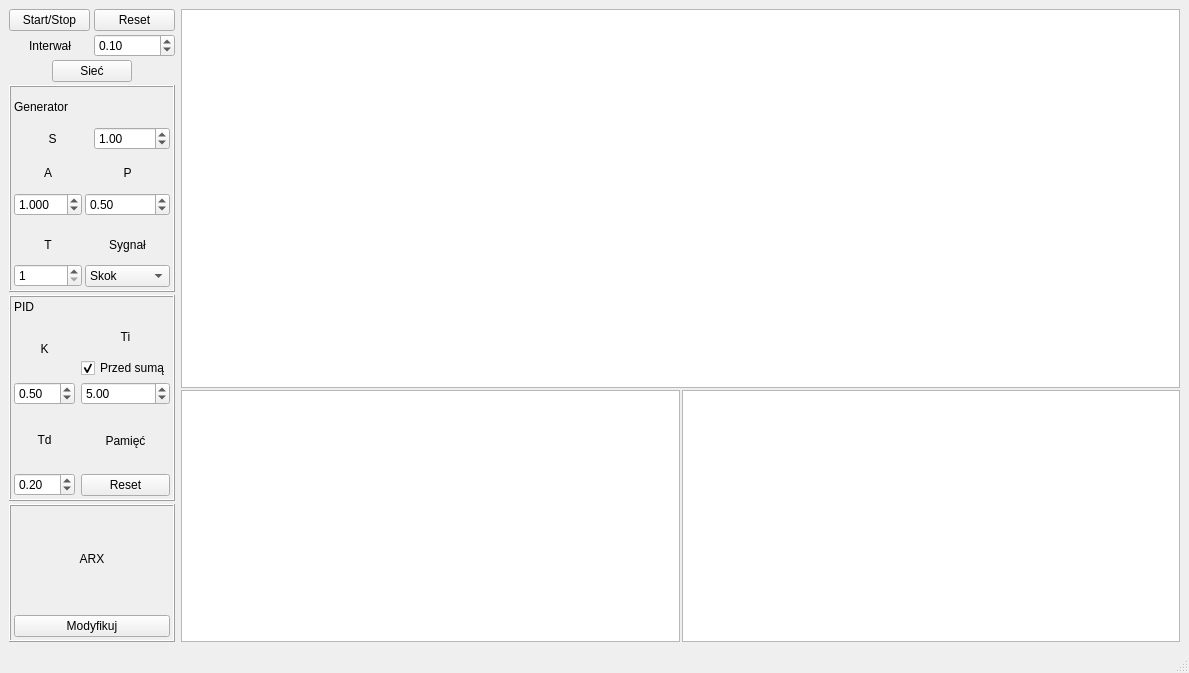
<?xml version="1.0" encoding="UTF-8"?>
<ui version="4.0">
 <class>MainWindow</class>
 <widget class="QMainWindow" name="MainWindow">
  <property name="geometry">
   <rect>
    <x>0</x>
    <y>0</y>
    <width>1189</width>
    <height>673</height>
   </rect>
  </property>
  <property name="windowTitle">
   <string>SUAR</string>
  </property>
  <widget class="QWidget" name="centralwidget">
   <layout class="QGridLayout" name="gridLayout_6">
    <item row="0" column="0">
     <layout class="QVBoxLayout" name="verticalLayout_15" stretch="1,3,3,2">
      <property name="spacing">
       <number>3</number>
      </property>
      <item>
       <layout class="QVBoxLayout" name="verticalLayout_16">
        <item>
         <layout class="QHBoxLayout" name="horizontalLayout_8">
          <property name="spacing">
           <number>4</number>
          </property>
          <item>
           <widget class="QPushButton" name="StartStop">
            <property name="text">
             <string>Start/Stop</string>
            </property>
           </widget>
          </item>
          <item>
           <widget class="QPushButton" name="Reset">
            <property name="text">
             <string>Reset</string>
            </property>
           </widget>
          </item>
         </layout>
        </item>
        <item>
         <layout class="QHBoxLayout" name="horizontalLayout_4">
          <item>
           <widget class="QLabel" name="label_2">
            <property name="text">
             <string>Interwał</string>
            </property>
            <property name="alignment">
             <set>Qt::AlignmentFlag::AlignCenter</set>
            </property>
           </widget>
          </item>
          <item>
           <widget class="QDoubleSpinBox" name="Spbox_inter">
            <property name="minimum">
             <double>0.050000000000000</double>
            </property>
            <property name="singleStep">
             <double>0.050000000000000</double>
            </property>
            <property name="value">
             <double>0.100000000000000</double>
            </property>
           </widget>
          </item>
         </layout>
        </item>
        <item>
         <layout class="QHBoxLayout" name="horizontalLayout">
          <item>
           <widget class="QLabel" name="lampkaWyrabiania">
            <property name="text">
             <string/>
            </property>
           </widget>
          </item>
          <item>
           <widget class="QPushButton" name="btnNetwork">
            <property name="text">
             <string>Sieć</string>
            </property>
           </widget>
          </item>
          <item>
           <layout class="QGridLayout" name="gridLayout_5">
            <item row="0" column="0">
             <widget class="QLabel" name="label_13">
              <property name="text">
               <string/>
              </property>
             </widget>
            </item>
            <item row="0" column="1">
             <widget class="QLabel" name="lblSiec">
              <property name="text">
               <string/>
              </property>
             </widget>
            </item>
           </layout>
          </item>
         </layout>
        </item>
       </layout>
      </item>
      <item>
       <widget class="QFrame" name="frame">
        <property name="frameShape">
         <enum>QFrame::Shape::Box</enum>
        </property>
        <property name="frameShadow">
         <enum>QFrame::Shadow::Raised</enum>
        </property>
        <layout class="QHBoxLayout" name="horizontalLayout_7">
         <property name="spacing">
          <number>3</number>
         </property>
         <property name="leftMargin">
          <number>3</number>
         </property>
         <property name="topMargin">
          <number>3</number>
         </property>
         <property name="rightMargin">
          <number>3</number>
         </property>
         <property name="bottomMargin">
          <number>3</number>
         </property>
         <item>
          <layout class="QVBoxLayout" name="verticalLayout_12" stretch="1,2,4">
           <item>
            <widget class="QLabel" name="label">
             <property name="text">
              <string>Generator</string>
             </property>
            </widget>
           </item>
           <item>
            <layout class="QHBoxLayout" name="horizontalLayout_2">
             <item>
              <widget class="QLabel" name="label_12">
               <property name="text">
                <string>S</string>
               </property>
               <property name="alignment">
                <set>Qt::AlignmentFlag::AlignCenter</set>
               </property>
              </widget>
             </item>
             <item>
              <widget class="QDoubleSpinBox" name="ustaw_S">
               <property name="minimum">
                <double>-100.000000000000000</double>
               </property>
               <property name="singleStep">
                <double>0.100000000000000</double>
               </property>
               <property name="value">
                <double>1.000000000000000</double>
               </property>
              </widget>
             </item>
            </layout>
           </item>
           <item>
            <layout class="QGridLayout" name="gridLayout">
             <property name="verticalSpacing">
              <number>9</number>
             </property>
             <item row="1" column="0">
              <layout class="QVBoxLayout" name="verticalLayout_9">
               <item>
                <widget class="QLabel" name="label_5">
                 <property name="text">
                  <string>T</string>
                 </property>
                 <property name="alignment">
                  <set>Qt::AlignmentFlag::AlignCenter</set>
                 </property>
                </widget>
               </item>
               <item>
                <widget class="QSpinBox" name="ustawT">
                 <property name="minimum">
                  <number>1</number>
                 </property>
                 <property name="value">
                  <number>1</number>
                 </property>
                </widget>
               </item>
              </layout>
             </item>
             <item row="1" column="1">
              <layout class="QVBoxLayout" name="verticalLayout_8">
               <item>
                <widget class="QLabel" name="label_6">
                 <property name="text">
                  <string>Sygnał</string>
                 </property>
                 <property name="alignment">
                  <set>Qt::AlignmentFlag::AlignCenter</set>
                 </property>
                </widget>
               </item>
               <item>
                <widget class="QComboBox" name="Sygnal">
                 <item>
                  <property name="text">
                   <string>Skok</string>
                  </property>
                 </item>
                 <item>
                  <property name="text">
                   <string>Pros</string>
                  </property>
                 </item>
                 <item>
                  <property name="text">
                   <string>Sinusoida</string>
                  </property>
                 </item>
                </widget>
               </item>
              </layout>
             </item>
             <item row="0" column="0">
              <layout class="QVBoxLayout" name="verticalLayout_11">
               <item>
                <widget class="QLabel" name="label_3">
                 <property name="text">
                  <string>A</string>
                 </property>
                 <property name="alignment">
                  <set>Qt::AlignmentFlag::AlignCenter</set>
                 </property>
                </widget>
               </item>
               <item>
                <widget class="QDoubleSpinBox" name="ustawA">
                 <property name="decimals">
                  <number>3</number>
                 </property>
                 <property name="minimum">
                  <double>-99.000000000000000</double>
                 </property>
                 <property name="singleStep">
                  <double>0.500000000000000</double>
                 </property>
                 <property name="value">
                  <double>1.000000000000000</double>
                 </property>
                </widget>
               </item>
              </layout>
             </item>
             <item row="0" column="1">
              <layout class="QVBoxLayout" name="verticalLayout_10">
               <item>
                <widget class="QLabel" name="label_4">
                 <property name="text">
                  <string>P</string>
                 </property>
                 <property name="alignment">
                  <set>Qt::AlignmentFlag::AlignCenter</set>
                 </property>
                </widget>
               </item>
               <item>
                <widget class="QDoubleSpinBox" name="ustawP">
                 <property name="maximum">
                  <double>1.000000000000000</double>
                 </property>
                 <property name="singleStep">
                  <double>0.100000000000000</double>
                 </property>
                 <property name="value">
                  <double>0.500000000000000</double>
                 </property>
                </widget>
               </item>
              </layout>
             </item>
            </layout>
           </item>
          </layout>
         </item>
        </layout>
       </widget>
      </item>
      <item>
       <widget class="QFrame" name="frame_2">
        <property name="frameShape">
         <enum>QFrame::Shape::Box</enum>
        </property>
        <property name="frameShadow">
         <enum>QFrame::Shadow::Raised</enum>
        </property>
        <layout class="QGridLayout" name="gridLayout_3">
         <property name="leftMargin">
          <number>3</number>
         </property>
         <property name="topMargin">
          <number>3</number>
         </property>
         <property name="rightMargin">
          <number>3</number>
         </property>
         <property name="bottomMargin">
          <number>3</number>
         </property>
         <item row="0" column="0">
          <layout class="QVBoxLayout" name="verticalLayout_13" stretch="0,4">
           <item>
            <widget class="QLabel" name="label_10">
             <property name="text">
              <string>PID</string>
             </property>
            </widget>
           </item>
           <item>
            <layout class="QGridLayout" name="gridLayout_2">
             <item row="0" column="0">
              <layout class="QVBoxLayout" name="verticalLayout_7">
               <property name="spacing">
                <number>4</number>
               </property>
               <item>
                <widget class="QLabel" name="label_11">
                 <property name="text">
                  <string>K</string>
                 </property>
                 <property name="alignment">
                  <set>Qt::AlignmentFlag::AlignCenter</set>
                 </property>
                </widget>
               </item>
               <item>
                <widget class="QDoubleSpinBox" name="ustawKpid">
                 <property name="singleStep">
                  <double>0.500000000000000</double>
                 </property>
                 <property name="value">
                  <double>0.500000000000000</double>
                 </property>
                </widget>
               </item>
              </layout>
             </item>
             <item row="1" column="0">
              <layout class="QVBoxLayout" name="verticalLayout_6">
               <property name="spacing">
                <number>4</number>
               </property>
               <item>
                <widget class="QLabel" name="label_7">
                 <property name="text">
                  <string>Td</string>
                 </property>
                 <property name="alignment">
                  <set>Qt::AlignmentFlag::AlignCenter</set>
                 </property>
                </widget>
               </item>
               <item>
                <widget class="QDoubleSpinBox" name="ustawTd">
                 <property name="singleStep">
                  <double>0.500000000000000</double>
                 </property>
                 <property name="value">
                  <double>0.200000000000000</double>
                 </property>
                </widget>
               </item>
              </layout>
             </item>
             <item row="0" column="1">
              <layout class="QVBoxLayout" name="verticalLayout_5">
               <property name="spacing">
                <number>4</number>
               </property>
               <item>
                <widget class="QLabel" name="label_8">
                 <property name="text">
                  <string>Ti</string>
                 </property>
                 <property name="alignment">
                  <set>Qt::AlignmentFlag::AlignCenter</set>
                 </property>
                </widget>
               </item>
               <item>
                <widget class="QCheckBox" name="chboxCalka">
                 <property name="text">
                  <string>Przed sumą</string>
                 </property>
                 <property name="checked">
                  <bool>true</bool>
                 </property>
                </widget>
               </item>
               <item>
                <widget class="QDoubleSpinBox" name="ustawTi">
                 <property name="singleStep">
                  <double>0.500000000000000</double>
                 </property>
                 <property name="value">
                  <double>5.000000000000000</double>
                 </property>
                </widget>
               </item>
              </layout>
             </item>
             <item row="1" column="1">
              <layout class="QVBoxLayout" name="verticalLayout_4">
               <property name="spacing">
                <number>4</number>
               </property>
               <item>
                <widget class="QLabel" name="label_9">
                 <property name="text">
                  <string>Pamięć</string>
                 </property>
                 <property name="alignment">
                  <set>Qt::AlignmentFlag::AlignCenter</set>
                 </property>
                </widget>
               </item>
               <item>
                <widget class="QPushButton" name="pidReset">
                 <property name="text">
                  <string>Reset</string>
                 </property>
                </widget>
               </item>
              </layout>
             </item>
            </layout>
           </item>
          </layout>
         </item>
        </layout>
       </widget>
      </item>
      <item>
       <widget class="QFrame" name="frame_3">
        <property name="frameShape">
         <enum>QFrame::Shape::Box</enum>
        </property>
        <property name="frameShadow">
         <enum>QFrame::Shadow::Raised</enum>
        </property>
        <layout class="QGridLayout" name="gridLayout_4">
         <property name="leftMargin">
          <number>3</number>
         </property>
         <property name="topMargin">
          <number>3</number>
         </property>
         <property name="rightMargin">
          <number>3</number>
         </property>
         <property name="bottomMargin">
          <number>3</number>
         </property>
         <item row="0" column="0">
          <layout class="QVBoxLayout" name="verticalLayout_14" stretch="1,2">
           <item>
            <widget class="QLabel" name="label_14">
             <property name="text">
              <string>ARX</string>
             </property>
             <property name="alignment">
              <set>Qt::AlignmentFlag::AlignCenter</set>
             </property>
            </widget>
           </item>
           <item>
            <widget class="QPushButton" name="edytujARX">
             <property name="text">
              <string>Modyfikuj</string>
             </property>
            </widget>
           </item>
          </layout>
         </item>
        </layout>
       </widget>
      </item>
     </layout>
    </item>
    <item row="0" column="1">
     <layout class="QVBoxLayout" name="verticalLayout" stretch="3,2">
      <property name="spacing">
       <number>2</number>
      </property>
      <item>
       <widget class="QChartView" name="Chartwartosci"/>
      </item>
      <item>
       <layout class="QHBoxLayout" name="horizontalLayout_3">
        <property name="spacing">
         <number>2</number>
        </property>
        <item>
         <widget class="QChartView" name="ChartUchyb"/>
        </item>
        <item>
         <widget class="QChartView" name="ChartSterowanie"/>
        </item>
       </layout>
      </item>
     </layout>
    </item>
   </layout>
  </widget>
  <widget class="QMenuBar" name="menubar">
   <property name="geometry">
    <rect>
     <x>0</x>
     <y>0</y>
     <width>1189</width>
     <height>21</height>
    </rect>
   </property>
  </widget>
  <widget class="QStatusBar" name="statusbar"/>
 </widget>
 <customwidgets>
  <customwidget>
   <class>QChartView</class>
   <extends>QGraphicsView</extends>
   <header>QChartView</header>
  </customwidget>
 </customwidgets>
 <resources/>
 <connections/>
</ui>
